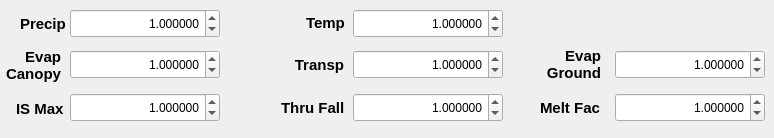
   <widget class="QWidget" name="tab_5">
    <attribute name="title">
     <string>   Forcings   </string>
    </attribute>
    <widget class="QLabel" name="textLabel1_11">
     <property name="geometry">
      <rect>
       <x>306</x>
       <y>7</y>
       <width>71</width>
       <height>31</height>
      </rect>
     </property>
     <property name="font">
      <font>
       <pointsize>11</pointsize>
       <weight>75</weight>
       <bold>true</bold>
      </font>
     </property>
     <property name="text">
      <string>Temp</string>
     </property>
    </widget>
    <widget class="QDoubleSpinBox" name="doubleSpinBoxF_Temp">
     <property name="geometry">
      <rect>
       <x>353</x>
       <y>9</y>
       <width>150</width>
       <height>29</height>
      </rect>
     </property>
     <property name="alignment">
      <set>Qt::AlignRight|Qt::AlignTrailing|Qt::AlignVCenter</set>
     </property>
     <property name="decimals">
      <number>6</number>
     </property>
     <property name="maximum">
      <double>99.000000000000000</double>
     </property>
     <property name="singleStep">
      <double>0.100000000000000</double>
     </property>
     <property name="value">
      <double>1.000000000000000</double>
     </property>
    </widget>
    <widget class="QLabel" name="textLabel1_12">
     <property name="geometry">
      <rect>
       <x>20</x>
       <y>8</y>
       <width>71</width>
       <height>31</height>
      </rect>
     </property>
     <property name="font">
      <font>
       <pointsize>11</pointsize>
       <weight>75</weight>
       <bold>true</bold>
      </font>
     </property>
     <property name="text">
      <string>Precip</string>
     </property>
    </widget>
    <widget class="QDoubleSpinBox" name="doubleSpinBoxF_Precip">
     <property name="geometry">
      <rect>
       <x>70</x>
       <y>9</y>
       <width>150</width>
       <height>29</height>
      </rect>
     </property>
     <property name="alignment">
      <set>Qt::AlignRight|Qt::AlignTrailing|Qt::AlignVCenter</set>
     </property>
     <property name="decimals">
      <number>6</number>
     </property>
     <property name="maximum">
      <double>99.000000000000000</double>
     </property>
     <property name="singleStep">
      <double>0.100000000000000</double>
     </property>
     <property name="value">
      <double>1.000000000000000</double>
     </property>
    </widget>
    <widget class="QDoubleSpinBox" name="doubleSpinBoxF_ET2">
     <property name="geometry">
      <rect>
       <x>615</x>
       <y>50</y>
       <width>150</width>
       <height>29</height>
      </rect>
     </property>
     <property name="alignment">
      <set>Qt::AlignRight|Qt::AlignTrailing|Qt::AlignVCenter</set>
     </property>
     <property name="decimals">
      <number>6</number>
     </property>
     <property name="maximum">
      <double>99.000000000000000</double>
     </property>
     <property name="singleStep">
      <double>0.100000000000000</double>
     </property>
     <property name="value">
      <double>1.000000000000000</double>
     </property>
    </widget>
    <widget class="QDoubleSpinBox" name="doubleSpinBoxF_ET1">
     <property name="geometry">
      <rect>
       <x>353</x>
       <y>50</y>
       <width>150</width>
       <height>29</height>
      </rect>
     </property>
     <property name="alignment">
      <set>Qt::AlignRight|Qt::AlignTrailing|Qt::AlignVCenter</set>
     </property>
     <property name="decimals">
      <number>6</number>
     </property>
     <property name="maximum">
      <double>99.000000000000000</double>
     </property>
     <property name="singleStep">
      <double>0.100000000000000</double>
     </property>
     <property name="value">
      <double>1.000000000000000</double>
     </property>
    </widget>
    <widget class="QDoubleSpinBox" name="doubleSpinBoxF_ET0">
     <property name="geometry">
      <rect>
       <x>70</x>
       <y>50</y>
       <width>150</width>
       <height>29</height>
      </rect>
     </property>
     <property name="alignment">
      <set>Qt::AlignRight|Qt::AlignTrailing|Qt::AlignVCenter</set>
     </property>
     <property name="decimals">
      <number>6</number>
     </property>
     <property name="maximum">
      <double>99.000000000000000</double>
     </property>
     <property name="singleStep">
      <double>0.100000000000000</double>
     </property>
     <property name="value">
      <double>1.000000000000000</double>
     </property>
    </widget>
    <widget class="QLabel" name="textLabel1_26">
     <property name="geometry">
      <rect>
       <x>273</x>
       <y>49</y>
       <width>71</width>
       <height>31</height>
      </rect>
     </property>
     <property name="font">
      <font>
       <pointsize>11</pointsize>
       <weight>75</weight>
       <bold>true</bold>
      </font>
     </property>
     <property name="text">
      <string>Transp</string>
     </property>
     <property name="alignment">
      <set>Qt::AlignRight|Qt::AlignTrailing|Qt::AlignVCenter</set>
     </property>
    </widget>
    <widget class="QLabel" name="textLabel1_27">
     <property name="geometry">
      <rect>
       <x>530</x>
       <y>49</y>
       <width>71</width>
       <height>31</height>
      </rect>
     </property>
     <property name="font">
      <font>
       <pointsize>11</pointsize>
       <weight>75</weight>
       <bold>true</bold>
      </font>
     </property>
     <property name="text">
      <string>Evap
Ground</string>
     </property>
     <property name="alignment">
      <set>Qt::AlignRight|Qt::AlignTrailing|Qt::AlignVCenter</set>
     </property>
    </widget>
    <widget class="QLabel" name="textLabel1_28">
     <property name="geometry">
      <rect>
       <x>-10</x>
       <y>45</y>
       <width>71</width>
       <height>41</height>
      </rect>
     </property>
     <property name="font">
      <font>
       <pointsize>11</pointsize>
       <weight>75</weight>
       <bold>true</bold>
      </font>
     </property>
     <property name="text">
      <string>Evap
Canopy</string>
     </property>
     <property name="alignment">
      <set>Qt::AlignRight|Qt::AlignTrailing|Qt::AlignVCenter</set>
     </property>
    </widget>
    <widget class="QDoubleSpinBox" name="doubleSpinBoxF_ISMax">
     <property name="geometry">
      <rect>
       <x>70</x>
       <y>93</y>
       <width>150</width>
       <height>29</height>
      </rect>
     </property>
     <property name="alignment">
      <set>Qt::AlignRight|Qt::AlignTrailing|Qt::AlignVCenter</set>
     </property>
     <property name="decimals">
      <number>6</number>
     </property>
     <property name="maximum">
      <double>99.000000000000000</double>
     </property>
     <property name="singleStep">
      <double>0.100000000000000</double>
     </property>
     <property name="value">
      <double>1.000000000000000</double>
     </property>
    </widget>
    <widget class="QDoubleSpinBox" name="doubleSpinBoxF_ThruFall">
     <property name="geometry">
      <rect>
       <x>353</x>
       <y>93</y>
       <width>150</width>
       <height>29</height>
      </rect>
     </property>
     <property name="alignment">
      <set>Qt::AlignRight|Qt::AlignTrailing|Qt::AlignVCenter</set>
     </property>
     <property name="decimals">
      <number>6</number>
     </property>
     <property name="maximum">
      <double>99.000000000000000</double>
     </property>
     <property name="singleStep">
      <double>0.100000000000000</double>
     </property>
     <property name="value">
      <double>1.000000000000000</double>
     </property>
    </widget>
    <widget class="QLabel" name="textLabel1_33">
     <property name="geometry">
      <rect>
       <x>540</x>
       <y>92</y>
       <width>71</width>
       <height>31</height>
      </rect>
     </property>
     <property name="font">
      <font>
       <pointsize>11</pointsize>
       <weight>75</weight>
       <bold>true</bold>
      </font>
     </property>
     <property name="text">
      <string>Melt Fac</string>
     </property>
    </widget>
    <widget class="QLabel" name="textLabel1_34">
     <property name="geometry">
      <rect>
       <x>16</x>
       <y>88</y>
       <width>71</width>
       <height>41</height>
      </rect>
     </property>
     <property name="font">
      <font>
       <pointsize>11</pointsize>
       <weight>75</weight>
       <bold>true</bold>
      </font>
     </property>
     <property name="text">
      <string>IS Max</string>
     </property>
    </widget>
    <widget class="QDoubleSpinBox" name="doubleSpinBoxF_MeltFac">
     <property name="geometry">
      <rect>
       <x>615</x>
       <y>93</y>
       <width>150</width>
       <height>29</height>
      </rect>
     </property>
     <property name="alignment">
      <set>Qt::AlignRight|Qt::AlignTrailing|Qt::AlignVCenter</set>
     </property>
     <property name="decimals">
      <number>6</number>
     </property>
     <property name="maximum">
      <double>99.000000000000000</double>
     </property>
     <property name="singleStep">
      <double>0.100000000000000</double>
     </property>
     <property name="value">
      <double>1.000000000000000</double>
     </property>
    </widget>
    <widget class="QLabel" name="textLabel1_35">
     <property name="geometry">
      <rect>
       <x>281</x>
       <y>92</y>
       <width>71</width>
       <height>31</height>
      </rect>
     </property>
     <property name="font">
      <font>
       <pointsize>11</pointsize>
       <weight>75</weight>
       <bold>true</bold>
      </font>
     </property>
     <property name="text">
      <string>Thru Fall</string>
     </property>
    </widget>
   </widget>
